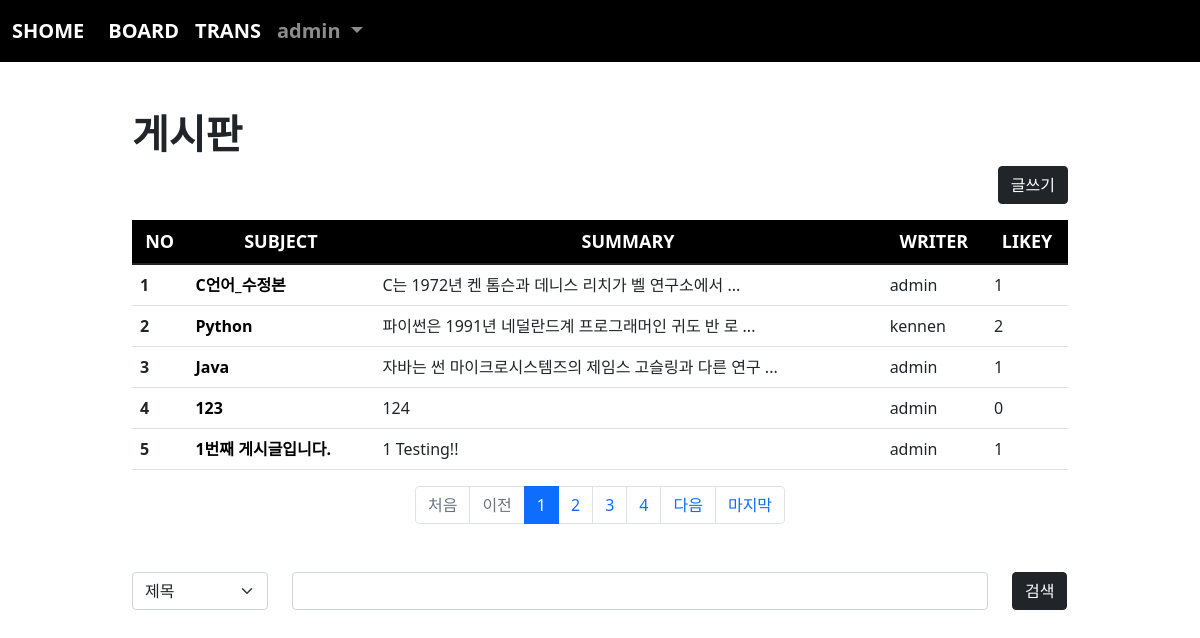
Page /board/index/ (signed in) on the committed database.
### acc/models.py (models this page shows, shortened)
class User(AbstractUser):
    comment = models.TextField()
    pic = models.ImageField(upload_to="user/%y")
    age = models.IntegerField(default=0)

### board/models.py (models this page shows, shortened)
class Board(models.Model):
    subject = models.CharField(max_length=200)
    writer = models.ForeignKey(User, on_delete=models.CASCADE, related_name="writer")
    content = models.TextField()
    likey = models.ManyToManyField(User, blank=True, related_name="likey")
    pubdate = models.DateTimeField()
    def summary(self):
        if len(self.content) > 30:
            return self.content[:30] + " ..."
        return self.content

### board/views.py (the view)
# urls.py: path('index/', views.index, name="index"),
def index(request):
    cate = request.GET.get("cate", "")
    kw = request.GET.get("kw", "")
    if kw:
        if cate == "sub":
            b = Board.objects.filter(subject__startswith=kw)
        elif cate == "wri":
            try:
                from acc.models import User
                u = User.objects.get(username=kw)
                b = Board.objects.filter(writer=u)
            except:
                b = Board.objects.none()
        else:
            b = Board.objects.filter(content__contains=kw)
    else:
        b = Board.objects.all()
    pg = request.GET.get("page", 1)
    pag = Paginator(b, 5)
    obj = pag.get_page(pg)
    context = {
        "blist" : obj,
        "cate" : cate,
        "kw" : kw
    }
    return render(request, "board/index.html", context)

### template/board/index.html (shortened to what this page needs)
{% extends 'base.html' %}
{% block con %}
    <div class="container mt-5" style="width:80%">
        <h1><b>게시판</b></h1>
        <div class="text-end">
            <a href="{% url 'board:create' %}" class="btn btn-dark">글쓰기</a>
        </div>
        <table class="table mt-3 table-hover">
            <thead class="text-center" style="background-color: black; color:white; font-weight: bold; font-size: 18px;">
                <tr>
                    <th scope="col">NO</th>
                    <th scope="col">SUBJECT</th>
                    <th scope="col">SUMMARY</th>
                    <th scope="col">WRITER</th>
                    <th scope="col">LIKEY</th>
                </tr>
            </thead>
            <tbody>
                {% for i in blist %}
                    <tr>
                        <th scope="row">{{ forloop.counter }}</th>
                        <td><a class="sub" href="{% url 'board:detail' i.id %}">{{ i.subject }}</a></td>
                        <td>{{ i.summary }}</td>
                        <td>{{ i.writer }}</td>
                        <td>{{ i.likey.count }}</td>
                    </tr>
                {% endfor %}
            </tbody>
        </table>
        <nav aria-label="Page navigation example">
            <ul class="pagination justify-content-center">
                {% if blist.has_previous %}
                    <li class="page-item">
                        <a class="page-link" href="{% url 'board:index' %}?page=1&cate={{cate}}&kw={{kw}}">처음</a>
                    </li>
                    <li class="page-item">
                        <a class="page-link" href="{% url 'board:index' %}?page={{blist.previous_page_number}}&cate={{cate}}&kw={{kw}}">이전</a>
                    </li>
                {% else %}
                    <li class="page-item disabled">
                        <a class="page-link">처음</a>
                    </li>
                    <li class="page-item disabled">
                        <a class="page-link">이전</a>
                    </li>
                {% endif %}
                {% for i in blist.paginator.page_range %}
                    {% if blist.number|add:-3 <= i and i <= blist.number|add:3 %}
                        <li class="page-item {% if blist.number == i %} active {% endif %}"><a class="page-link" href="{% url 'board:index' %}?page={{i}}&cate={{cate}}&kw={{kw}}">{{i}}</a></li>
                    {% endif %}
                {% endfor %}
                {% if blist.has_next %}
                    <li class="page-item">
                        <a class="page-link" href="{% url 'board:index' %}?page={{blist.next_page_number}}&cate={{cate}}&kw={{kw}}">다음</a>
                    </li>
                    <li class="page-item">
                        <a class="page-link" href="{% url 'board:index' %}?page={{blist.paginator.num_pages}}&cate={{cate}}&kw={{kw}}">마지막</a>
                    </li>
                {% endif %}
            </ul>
        </nav>
        <form>
            <div class="row mt-5 mb-5">
                <div class="col-lg-2">
                    <select name="cate" class="form-select" aria-label="Default select example">
                        <option value="sub" {% if cate == 'sub' %} selected {% endif %}>제목</option>
                    </select>
                </div>
                <div class="col-lg-9">
                    <input type="text" class="form-control" name="kw" value="{{kw}}">
                </div>
                <div class="col-lg-1">
                    <button class="btn btn-dark">검색</button>
                </div>
            </div>
        </form>
</div>
{% endblock %}

### template/base.html (shortened to what this page needs)
<!doctype html>
<html lang="en">
    <head>
        <link href="https://cdn.jsdelivr.net/npm/bootstrap@5.1.3/dist/css/bootstrap.min.css" rel="stylesheet">
    </head>
    <body>
        {% if user.is_authenticated %}
            <nav class="navbar navbar-expand-lg navbar-dark" style="background-color: rgb(0, 0, 0); font-size: 20px; font-weight: bold;">
                <div class="container-fluid">
                    <a class="navbar-brand" href="">SHOME</a>
                    <div class="collapse navbar-collapse" id="navbarSupportedContent">
                        <ul class="navbar-nav me-auto mb-2 mb-lg-0">
                            <li class="nav-item">
                                <a class="nav-link active" aria-current="page" href="{% url 'board:index' %}">BOARD</a>
                            </li>
                            <li class="nav-item">
                                <a class="nav-link active" aria-current="page" href="{% url 'trans:index' %}">TRANS</a>
                            </li>
                            <li class="nav-item dropdown">
                                <a class="nav-link dropdown-toggle" href="#" id="navbarDropdown" role="button" data-bs-toggle="dropdown" aria-expanded="false">
                                    {{ user }}
                                </a>
                            </li>
                        </ul>
                    </div>
                </div>
            </nav>
        {% endif %}
        {% if user.is_authenticated %}
            {% block con %}{% endblock %}
        {% endif %}
    </body>
</html>

### template/board/index.html (style rules this page uses)
.sub { text-decoration: none; color: black; font-weight: bold; }

### rows in the picture
User: username "admin"
Board: subject "C언어_수정본", summary "C는 1972년 켄 톰슨과 데니스 리치가 벨 연구소에서 ...", writer "admin", likey.count "1"
Board: subject "Python", summary "파이썬은 1991년 네덜란드계 프로그래머인 귀도 반 로 ...", writer "kennen", likey.count "2"
Board: subject "Java", summary "자바는 썬 마이크로시스템즈의 제임스 고슬링과 다른 연구 ...", writer "admin", likey.count "1"
Board: subject "123", summary "124", writer "admin", likey.count "0"
Board: subject "1번째 게시글입니다.", summary "1 Testing!!", writer "admin", likey.count "1"

### other values in the picture
{{ i }} "1" "2" "3" "4"
